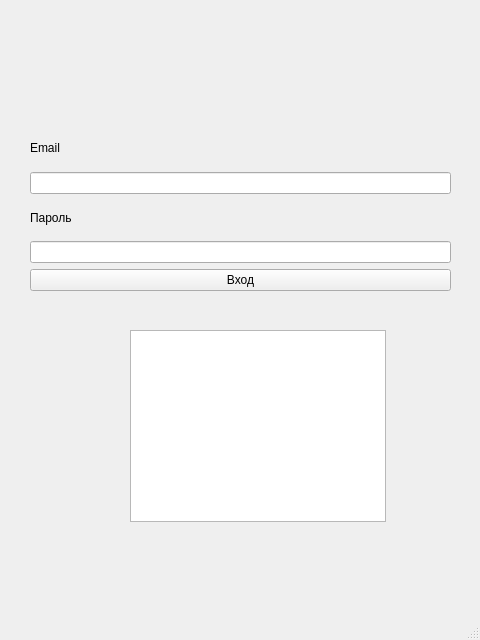
<?xml version="1.0" encoding="UTF-8"?>
<ui version="4.0">
 <class>login</class>
 <widget class="QMainWindow" name="login">
  <property name="geometry">
   <rect>
    <x>0</x>
    <y>0</y>
    <width>480</width>
    <height>640</height>
   </rect>
  </property>
  <property name="windowTitle">
   <string>MainWindow</string>
  </property>
  <widget class="QWidget" name="centralwidget">
   <widget class="QWidget" name="verticalLayoutWidget">
    <property name="geometry">
     <rect>
      <x>30</x>
      <y>130</y>
      <width>421</width>
      <height>161</height>
     </rect>
    </property>
    <layout class="QVBoxLayout" name="verticalLayout">
     <item>
      <widget class="QLabel" name="label">
       <property name="text">
        <string>Email</string>
       </property>
      </widget>
     </item>
     <item>
      <widget class="QLineEdit" name="emailInput"/>
     </item>
     <item>
      <widget class="QLabel" name="label_2">
       <property name="text">
        <string>Пароль</string>
       </property>
      </widget>
     </item>
     <item>
      <widget class="QLineEdit" name="passwordInput"/>
     </item>
     <item>
      <widget class="QPushButton" name="loginButton">
       <property name="text">
        <string>Вход</string>
       </property>
      </widget>
     </item>
    </layout>
   </widget>
   <widget class="QTextBrowser" name="token">
    <property name="geometry">
     <rect>
      <x>130</x>
      <y>330</y>
      <width>256</width>
      <height>192</height>
     </rect>
    </property>
   </widget>
  </widget>
  <widget class="QMenuBar" name="menubar">
   <property name="geometry">
    <rect>
     <x>0</x>
     <y>0</y>
     <width>480</width>
     <height>25</height>
    </rect>
   </property>
  </widget>
  <widget class="QStatusBar" name="statusbar"/>
 </widget>
 <resources/>
 <connections/>
</ui>
